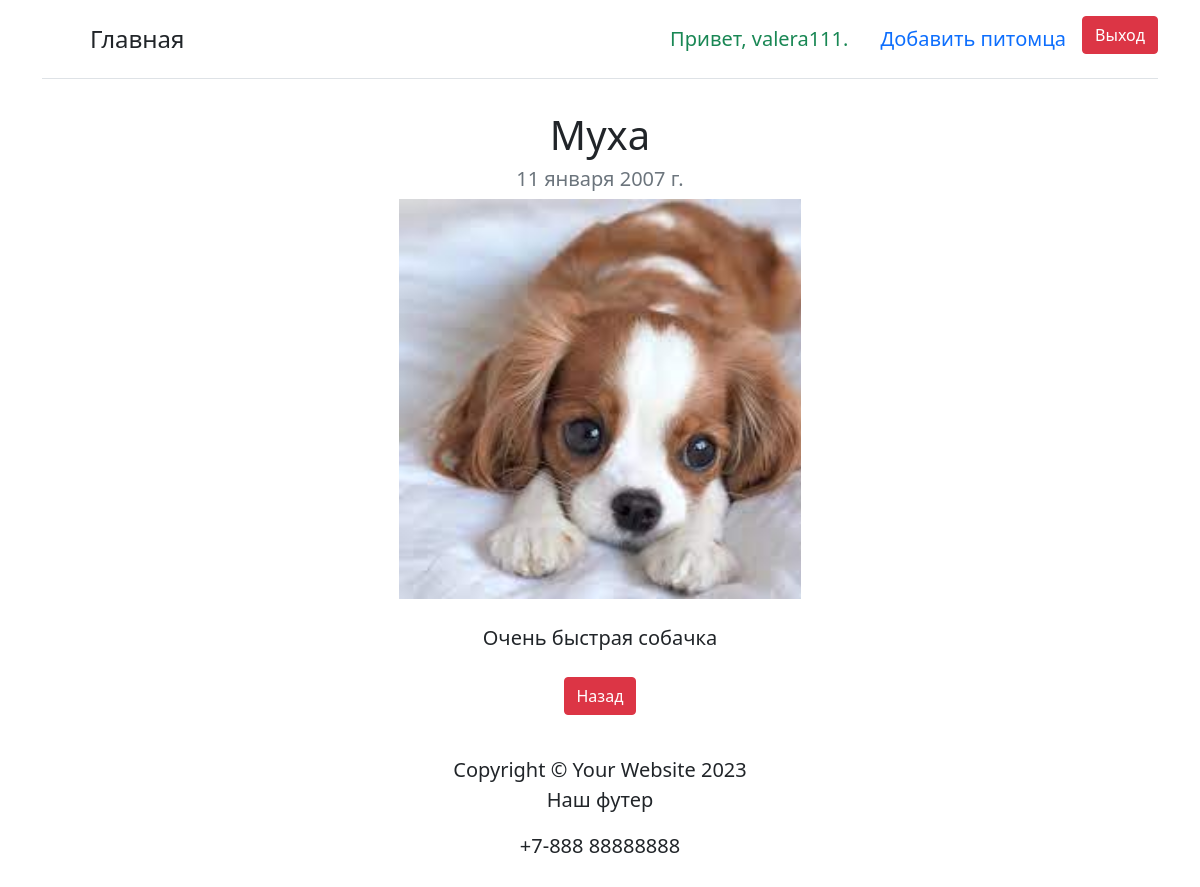
The page /project/4/ (signed in) on the database its author committed.
### firstapp/models.py (models this page shows, shortened)
class Pet(models.Model):
    user = models.ForeignKey(User, on_delete=models.CASCADE, default=1)
    title = models.CharField(max_length=40,verbose_name='Кличка')
    description = models.TextField(verbose_name='Описание')
    image = models.ImageField(verbose_name='Изображение животного',upload_to='pets/images')
    data = models.DateField(verbose_name='День рождение питомца')
    class Meta:
        verbose_name = 'Животные'

### firstapp/views.py (the view)
# urls.py: path('project/<int:pet_id>/', views.pet_detail, name='pet_detail'),
@login_required
def pet_detail(request, pet_id):
    pet = get_object_or_404(Pet, pk=pet_id)
    return render(request, "pet_detail.html", {"pet": pet})

### firstapp/templates/pet_detail.html (shortened to what this page needs)
{% extends 'layout.html' %}
{% block content %}
<div class="text-center ">
  <h1>{{pet.title}}</h1>
  <h2 class="my-2 h5 text-muted">{{pet.data}}</h2>
  <img class='pet_img' src="{{pet.image.url}}" alt="{{pet.title}}" class="img-fluid">
  <div class="my-4">
  {{pet.description|safe}}
  </div>
  <a href="javascript:history.go(-1)" class="btn btn-danger">Назад</a>
</div>
{% endblock %}

### firstapp/templates/navbar.html (shortened to what this page needs)
{% load static %}
<div class="container">
    <header class="d-flex flex-wrap justify-content-center py-3 mb-4 border-bottom">
      <a href="/" class="d-flex align-items-center mb-3 mb-md-0 me-md-auto text-dark text-decoration-none">
        <svg class="bi me-2" width="40" height="32"><use xlink:href="#bootstrap"/></svg>
        <span class="fs-4">Главная</span>
      </a>
           {% if user.is_authenticated %}
      <li class="nav-item"><a class="nav-link text-success">Привет, {{ user.username }}.</a></li>
      {% if user.is_superuser %}
        <li class="nav-item"><a class="nav-link" href={% url 'admin:index' %}>Админка</a></li>
      {% else %}
      <li class="nav-item"><a class="nav-link" href={% url 'pet_list' %}>Добавить питомца</a></li>
      {% endif %}
      <li class="nav-item"><a class="btn btn-danger" href={% url 'logout' %}>Выход</a></li>
    {% else %}
    <li class="nav-item"><a class="nav-link" href={% url 'register' %}>Регистрация</a></li>
    <li class="nav-item"><a class="nav-link" href={% url 'login' %}>Авторизация</a></li>
    {% endif %}
    </header>
  </div>

### firstapp/templates/navbar.html (style rules this page uses)
.container { font-size: 20px; }
li { list-style:none; }

### firstapp/templates/pet_detail.html (style rules this page uses)
.pet_img { height: 400px; }

### rows shown on the page
Pet: title "Муха", data "11 января 2007 г.", image (picture), description "Очень быстрая собачка"

### other values the page prints
{{ user.username }} "valera111"
